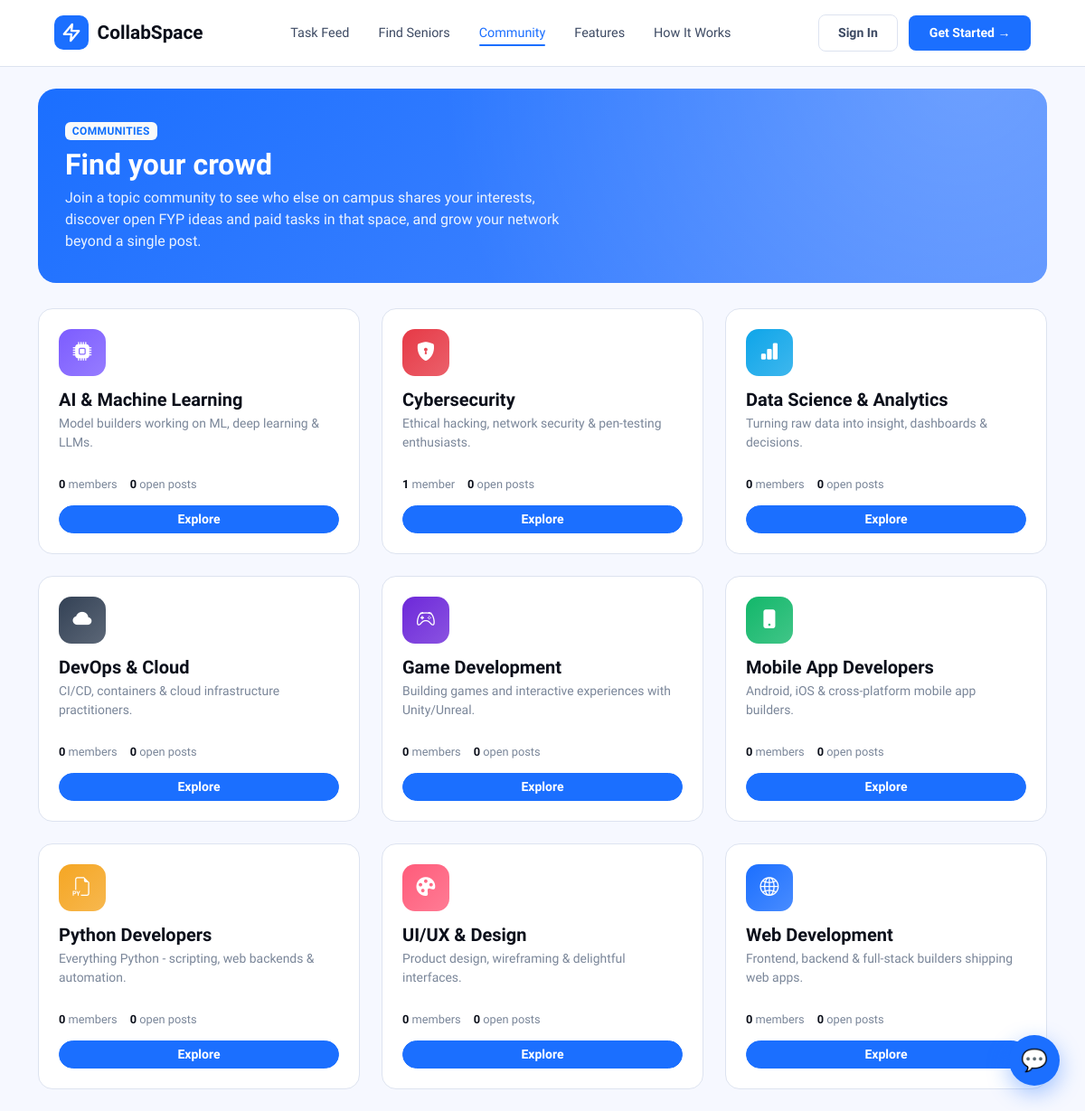
/community/, run on the app's committed database.
### community/models.py (models this page shows, shortened)
class Community(models.Model):
    name           = models.CharField(max_length=100, unique=True)
    slug           = models.SlugField(max_length=110, unique=True, blank=True)
    description    = models.CharField(max_length=220)
    icon           = models.CharField(max_length=40, default='bi-people-fill',
                                       help_text='Bootstrap icon class, e.g. bi-code-slash')
    color          = models.CharField(max_length=7, default='#1B6FFF', help_text='Hex color for the community badge/icon')
    related_skills = models.ManyToManyField(Skill, blank=True, related_name='communities',
                                             help_text='Skills that auto-qualify a student for this community')
    order          = models.PositiveIntegerField(default=0)
    created_at     = models.DateTimeField(auto_now_add=True)
    class Meta:
        db_table = 'community_community'
        ordering = ['order', 'name']
        verbose_name_plural = 'Communities'

### community/views.py (the view, shortened to what this page needs)
# urls.py: path('community/', views.community_list, name='community_list'),
def community_list(request):
    communities = Community.objects.annotate(joined_count=Count('members', distinct=True))
    my_joined_ids = set()
    my_skill_qualified_ids = set()
    cards = []
    for c in communities:
        qualifying_users = set(
            Profile.objects.filter(user__user_skills__skill__in=c.related_skills.all())
            .values_list('user_id', flat=True)
        )
        total_members = len(qualifying_users | set(
            CommunityMembership.objects.filter(community=c).values_list('user_id', flat=True)
        ))
        cards.append({
            'community': c,
            'member_count': total_members,
            'open_posts': Post.objects.filter(skills_required__in=c.related_skills.all(), is_completed=False).distinct().count(),
            'is_joined': c.id in my_joined_ids,
            'is_skill_matched': c.id in my_skill_qualified_ids,
        })
    return render(request, 'community/community_list.html', {'cards': cards})

### messaging/context_processors.py (called while the page is built)
def unread_messages(request):
    if request.user.is_authenticated:
        count = Message.objects.filter(
            receiver=request.user, is_read=False
        ).count()
        return {'unread_count': count}
    return {'unread_count': 0}

### pages/context_processors.py (called while the page is built)
def global_forms(request):
    if request.user.is_authenticated:
        return {'global_post_form': PostForm()}
    return {}

### templates/community/community_list.html (shortened to what this page needs)
{% extends 'pages/base.html' %}
{% block content %}
<div class="community-hero">
  <span class="badge bg-light text-primary fw-semibold mb-2" style="letter-spacing:.03em;">COMMUNITIES</span>
  <h2>Find your crowd</h2>
  <p>Join a topic community to see who else on campus shares your interests, discover open FYP ideas and paid tasks in that space, and grow your network beyond a single post.</p>
</div>
<div class="row g-4">
  {% for card in cards %}
  <div class="col-md-6 col-lg-4">
    <div class="community-card">
      <div class="d-flex justify-content-between align-items-start">
        <div class="community-card-icon" style="background: linear-gradient(135deg, {{ card.community.color }}, {{ card.community.color }}cc);">
          <i class="bi {{ card.community.icon }}"></i>
        </div>
      </div>
      <h5>{{ card.community.name }}</h5>
      <p>{{ card.community.description }}</p>
      <div class="community-stats">
        <span><strong>{{ card.member_count }}</strong> member{{ card.member_count|pluralize }}</span>
        <span><strong>{{ card.open_posts }}</strong> open post{{ card.open_posts|pluralize }}</span>
      </div>
      <a href="{% url 'community_detail' card.community.slug %}" class="btn btn-primary btn-sm rounded-pill w-100">
        {% if card.is_skill_matched %}<i class="bi bi-stars"></i> Your community{% else %}Explore{% endif %}
      </a>
    </div>
  </div>
  {% empty %}
    <div class="col-12 text-center text-muted py-5">
      <i class="bi bi-people" style="font-size:2.2rem;opacity:.35;"></i>
      <p class="mt-3">No communities yet.</p>
    </div>
  {% endfor %}
</div>
{% endblock %}

### static/css/base.css (style rules this page uses)
:root { --blue: #1B6FFF; --blue-d: #1050C8; --blue-l: #E8F0FF; --ink: #0B0F1A; --ink2: #3D4A63; --ink3: #7A8699; --white: #FFFFFF; --off: #F6F8FF; --border: #DDE3F0; --accent: #FF5B3B; --green: #12B76A; --sidebar-bg: #0B0F1A; --primary-blue: #1B6FFF; --bg-light: #F6F8FF; --card-shadow: 0 4px 20px rgba(0, 0, 0, 0.05); }
body { font-family: 'Sora', 'Inter', sans-serif; background-color: var(--bg-light); color: var(--ink); margin: 0; padding: 0; }
.btn-primary { background-color: var(--blue); border-color: var(--blue); border-radius: 10px; font-weight: 600; transition: all 0.2s; }

### templates/community/community_list.html (style rules this page uses)
.community-hero { background: linear-gradient(135deg, var(--blue) 0%, #4F8BFF 100%); border-radius: 20px; padding: 34px 30px; color: #fff; margin-bottom: 28px; position: relative; overflow: hidden; }
.community-hero::after { content: ''; position: absolute; inset: 0; background: radial-gradient(circle at 92% -10%, rgba(255,255,255,0.22), transparent 55%); }
.community-hero h2 { font-family:'Clash Display', sans-serif; font-weight:600; margin-bottom:6px; }
.community-hero p { opacity: 0.9; margin-bottom: 0; max-width: 560px; }
.community-card { border-radius: 16px; border: 1px solid var(--border); background: #fff; padding: 22px; height: 100%; transition: transform 0.16s ease, box-shadow 0.16s ease; display: flex; flex-direction: column; }
.community-card-icon { width: 52px; height: 52px; border-radius: 14px; display: flex; align-items: center; justify-content: center; color: #fff; font-size: 1.3rem; margin-bottom: 14px; }
.community-card h5 { font-weight: 700; margin-bottom: 4px; }
.community-card p { color: var(--ink3); font-size: 0.87rem; flex-grow: 1; }
.community-stats { display: flex; gap: 14px; font-size: 0.8rem; color: var(--ink3); margin: 10px 0 14px; }
.community-stats strong { color: var(--ink); }

### data on the page
Community: community.name "AI & Machine Learning", community.description "Model builders working on ML, deep learning & LLMs.", member_count "0", open_posts "0"
Community: community.name "Cybersecurity", community.description "Ethical hacking, network security & pen-testing enthusiasts.", member_count "1", open_posts "0"
Community: community.name "Data Science & Analytics", community.description "Turning raw data into insight, dashboards & decisions.", member_count "0", open_posts "0"
Community: community.name "DevOps & Cloud", community.description "CI/CD, containers & cloud infrastructure practitioners.", member_count "0", open_posts "0"
Community: community.name "Game Development", community.description "Building games and interactive experiences with Unity/Unreal.", member_count "0", open_posts "0"
Community: community.name "Mobile App Developers", community.description "Android, iOS & cross-platform mobile app builders.", member_count "0", open_posts "0"
Community: community.name "Python Developers", community.description "Everything Python - scripting, web backends & automation.", member_count "0", open_posts "0"
Community: community.name "UI/UX & Design", community.description "Product design, wireframing & delightful interfaces.", member_count "0", open_posts "0"
Community: community.name "Web Development", community.description "Frontend, backend & full-stack builders shipping web apps.", member_count "0", open_posts "0"
